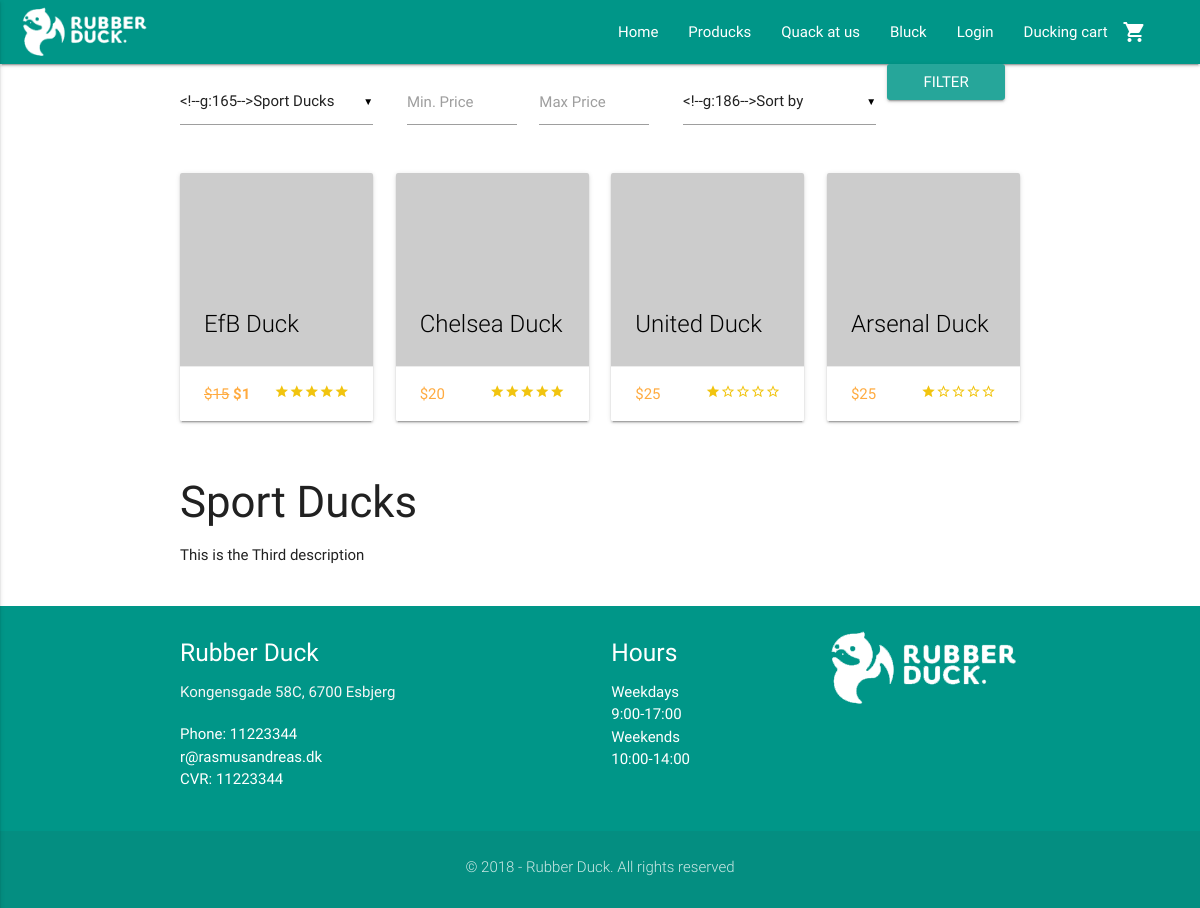
The app's page /view/products.php?cat=3 with its own data.
### tables this page shows
CREATE TABLE BasicPageInfo (
  CVR int NOT NULL PRIMARY KEY,
  LogoURL varchar(255) NOT NULL,
  ShopName varchar(255) NOT NULL,
  AboutUsText TEXT NULL,
  Email varchar(255) NULL,
  Phone int NULL,
  Street varchar(255) NULL,
  HouseNumber varchar(255) NULL,
  StripeToken varchar(255) NULL,
  ProductsSeoTitle varchar(255) NULL,
  ProductsMetaDescription varchar(255) NULL,
  BlogSeoTitle varchar(255) NULL,
  BlogMetaDescription varchar(255) NULL,
  ContactSeoTitle varchar(255) NULL,
  ContactMetaDescription varchar(255) NULL,
  HomeSeoTitle varchar(255) NULL,
  HomeMetaDescription varchar(255) NULL,
  ZipCode int(20) NOT NULL  
);

CREATE TABLE ProductImg (
  ItemNumber varchar(255) NOT NULL,
  ImgID int NOT NULL,
  IsPrimary boolean NULL,
  CONSTRAINT PK_DisplaysOnProduct PRIMARY KEY (ItemNumber, ImgID),
  FOREIGN KEY (ItemNumber) REFERENCES Product (ItemNumber),
  FOREIGN KEY (ImgID) REFERENCES ImgGallery (ImgID)
);

CREATE TABLE Product (
  ItemNumber varchar(255) NOT NULL PRIMARY KEY,
  ProductName varchar(255) NOT NULL,
  StockStatus int NOT NULL,
  ShortDescription varchar(255) NOT NULL,
  LongDescription TEXT NOT NULL,
  Price FLOAT(2) NOT NULL,
  OfferPrice FLOAT(2) NULL,
  SeoTitle varchar(255) NULL,
  MetaDescription varchar(255) NULL,
  ProductStatus boolean NOT NULL,
  CreationDate DATE NOT NULL,
  UserEmail varchar(255) NOT NULL,  
  ProductCategoryID int NOT NULL  
);

CREATE TABLE ProductCategory (
  ProductCategoryID int AUTO_INCREMENT NOT NULL PRIMARY KEY,
  CategoryName varchar(255) NOT NULL,
  Description TEXT NULL,
  SeoTitle varchar(255) NULL,
  MetaDescription varchar(255) NULL
);

CREATE TABLE ZipCode (
    ZipCode int(20) NOT NULL PRIMARY KEY,
    City varchar(255)
);

CREATE TABLE Hours (
  HoursID int AUTO_INCREMENT NOT NULL PRIMARY KEY,
  Open varchar(255) NOT NULL,
  Close varchar(255) NOT NULL,
  Day varchar(255) NULL
);

### model/contactDAO.php (called while the page is built, shortened)
<?php
    function getPageInfo() {
        try {
            $conn = DB::connect();
            $handle = $conn->prepare("SELECT BasicPageInfo.* , ZipCode.City FROM `BasicPageInfo` INNER JOIN ZipCode ON ZipCode.ZipCode = BasicPageInfo.ZipCode");
            $handle->execute();
            $result = $handle->fetchAll( \PDO::FETCH_ASSOC );
            return $result;
        }
        catch(\PDOException $ex) {
            return print($ex->getMessage());
        }
    }
    function getHours() {
        try {
            $conn = DB::connect();
            $handle = $conn->prepare("SELECT * FROM Hours");
            $handle->execute();
            $result = $handle->fetchAll( \PDO::FETCH_ASSOC );
            return $result;
        }
        catch(\PDOException $ex) {
            return print($ex->getMessage());
        }
    }

### includes/loginCustomer/session.php (called while the page is built, shortened)
<?php
	function logged_in() {
		return isset($_SESSION['CustomerEmail']);
	}
?>

### admin/class/Security.php (called while the page is built)
<?php
class Security {
  static function secureString($input) {
    $nohtml = filter_var($input, FILTER_SANITIZE_STRING);
    $trimmed = trim($nohtml);
    return $trimmed;
  }
}

### admin/class/Categories.php (called while the page is built, shortened)
<?php
Class Categories {
    function getProductCategoryDetails($categoryID) {
        try {
            $conn = DB::connect();
            $categoryID = Security::secureString($categoryID);
            $statement = "SELECT * FROM ProductCategory WHERE ProductCategoryID = :ProductCategoryID";
            $handle = $conn->prepare($statement);
            $handle->bindParam(":ProductCategoryID", $categoryID);
            $handle->execute();
            $result = $handle->fetchAll( \PDO::FETCH_ASSOC );
            return $result;
        }
        catch(\PDOException $ex) {
            print($ex->getMessage());
        }
    }
}

### includes/seo.php (called while the page is built, shortened)
<?php
  $settings = new Settings();
  $info = $settings->getBasicPageInfo();
        ?>
      <?php
  $basename = substr(strtolower(basename($_SERVER['PHP_SELF'])),0,strlen(basename($_SERVER['PHP_SELF']))-4);
  if($basename == "products" && !isset($_GET["item"]) && !isset($_GET["cat"]) || $basename == "products" && $_GET["cat"] == 0) {
    if(isset($info["ProductsSeoTitle"]) && !empty($info["ProductsSeoTitle"])) {
      echo "<title>" . $info["ProductsSeoTitle"] . "</title>";
    } else {
      echo "<title>" . ucfirst($basename) . " | " . $info["ShopName"] . "</title>";
    }
    ?>
      <title><?php echo ucfirst($basename); ?></title>
    <?php
    if(isset($info["ProductsMetaDescription"]) && !empty($info["ProductsMetaDescription"])) {
      echo "<meta name='description' content='" . $info["ProductsMetaDescription"] . "'>";
    }
  } elseif($basename == "products" && !isset($_GET["item"]) && isset($_GET["cat"]) && $_GET["cat"] != 0) {
    include("../admin/class/Categories.php");
    $categories = new Categories();
    $currentCat = $categories->getProductCategoryDetails($_GET["cat"]);
      ?>
      <?php
  }
        ?>

### view/products.php (the view, shortened to what this page needs)
<?php
require_once('../includes/header.php');
require_once('../model/productsDAO.php');
?>
<div class="container">
  <?php
  require_once('../includes/filter.php');
  ?>
  <div class="row">
    <?php
    $prodResult = getProducts($query);
    foreach ($prodResult as $row) {
      $itemNumber = $row["ItemNumber"];
    ?>
    <a href="product.php?item=<?php echo $itemNumber; ?>">
      <div class="col s12 m3">
        <div class="card">
          <div class="card-image">
            <img src="<?php if(isset($row["URL"])) { echo $row["URL"]; } else { echo "http://via.placeholder.com/440x440";}?>">
            <span class="card-title" style="color: #000000;"><?php echo $row["ProductName"]; ?></span>
          </div>
          <div class="card-action">
            <?php if ($row["OfferPrice"] != NULL && $row["OfferPrice"] != 0) {
                ?>
              <p class="price"><strike>$<?php echo $row["Price"]; ?></strike><b> $<?php echo $row["OfferPrice"]; ?></b></p>
              <?php
              } else {
              ?>
              <p class="price">$<?php echo $row["Price"]; ?></p>
              <?php
              }
              ?>
            <div class="stars right">
              <?php
                echo getReviewForProduct($itemNumber);
              ?>
            </div>
          </div>
        </div>
      </div>
    </a>
    <?php
  }
    ?>
  </div>
  <?php
  if(isset($catResult)) {
    foreach ($catResult as $row) {
  ?>
  <div class="row">
    <div class="col s12 m12">
      <h3><?php echo $row["CategoryName"]; ?></h3>
      <p><?php echo $row["Description"]; ?></p>
    </div>
  </div>
  <?php
    }
  }
  ?>
</div>
<?php require_once('../includes/footer.php'); ?>

### includes/header.php (shortened to what this page needs)
<?php
require_once("../admin/class/Security.php");
require_once("../includes/loginCustomer/session.php");
require_once("../model/contactDAO.php");
$pageInfo = getPageInfo();
?>
<!DOCTYPE html>
  <html>
    <html lang="en">
    <head>
      <?php require_once("../includes/seo.php"); ?>
      <link type="text/css" rel="stylesheet" href="../css/materialize.min.css"  media="screen,projection"/>
      <link type="text/css" rel="stylesheet" href="../css/custom/custom.css" />
    </head>
    <body>
      <nav class="teal">
        <div class="nav-wrapper">
            <?php if(isset($pageInfo[0]["LogoURL"]) && !empty($pageInfo[0]["LogoURL"])) : ?>
              <a href="../index.php" class="brand-logo"><img class="responsive-img" style="max-height: 64px!important; padding: 4px 0!important;" src="<?php echo $pageInfo[0]['LogoURL']; ?>"></a>
            <?php elseif(isset($pageInfo[0]["ShopName"]) && !empty($pageInfo[0]["ShopName"])) : ?>
              <a href="../index.php" class="brand-logo"><?php echo $pageInfo[0]["ShopName"]; ?></a>
            <?php else : ?>
              <a href="../index.php" class="brand-logo">Shopname</a>
            <?php endif; ?>
          <ul class="right hide-on-med-and-down">
            <li><a href="../index.php">Home</a></li>
            <li><a href="products.php">Producks</a></li>
            <li><a href="contact.php">Quack at us</a></li>
            <li><a href="blog.php">Bluck</a></li>
            <?php
              if (logged_in() == true) {
            ?>
            <li><a class="dropdown-button" href="" data-activates="dropdown1"><?php echo $_SESSION["FirstName"]; ?><i class="material-icons right">arrow_drop_down</i></a></li>
            <?php
              } else {
            ?>
            <li><a href="login.php">Login</a></li>
            <?php
              }
            ?>
            <li><a href="cart.php">Ducking cart<i class="material-icons right">shopping_cart</i></a></li>
            <?php
              if(isset($_SESSION["cart"])) {
                $amountInCart = count($_SESSION["cart"]);
                if ($amountInCart > 0) {
                ?>
                  <li class="cartamount"><a class="cartamount"><?php echo $amountInCart; ?></a></li>
                <?php
                } else {
                  ?>
                    <li class="cartamount"><a class="cartamount" style="color: transparent;">0</a></li>
                  <?php
                }
              } else {
                ?>
                  <li class="cartamount"><a class="cartamount" style="color: transparent;">0</a></li>
                <?php
              }
            ?>
          </ul>
        </div>
      </nav>

### model/productsDAO.php (shortened to what this page needs)
<?php
if (isset($_GET["cat"])) {
  if ($_GET["cat"] != "0") {
    $cat = $_GET["cat"];
    try {
      $conn = DB::connect();
      $handle = $conn->prepare("SELECT * FROM `ProductCategory` WHERE `ProductCategoryID` = $cat");
      $handle->execute();
      $catResult = $handle->fetchAll( \PDO::FETCH_ASSOC);
    } catch(\PDOException $ex) {
        print($ex->getMessage());
    }
  }
}
function getProducts($query) {
  try {
    $conn = DB::connect();
    $handle = $conn->prepare($query);
    $handle->execute();
    $result = $handle->fetchAll( \PDO::FETCH_ASSOC);
    return $result;
  } catch(\PDOException $ex) {
      print($ex->getMessage());
  }
}
function getReviewForProduct($itemNumber) {
    try {
         $conn = DB::connect();
         $secItem = Security::secureString($itemNumber);
         $ratingResult = "SELECT `Rating` FROM `Review` WHERE ItemNumber = :ItemNumber";
         $handle = $conn->prepare($ratingResult);
         $handle->bindParam("ItemNumber",$secItem);
         $handle->execute();
         $ratings = $handle->fetchAll( \PDO::FETCH_ASSOC );
         $rated = 0;
         $divide = count($ratings);
         foreach ($ratings as $ratingrow) {
             $rating = $ratingrow["Rating"];
             $rated = $rated + $rating;
         }
         if ($divide > 0) {
             $rated = $rated / $divide;
             $rated = round($rated);
             $i = 1;
             $ratedRemaining = 5 - $rated;
             $i2 = 1;
             while ($i <= $rated) {
                 echo "<i class='material-icons tiny rated'>star</i>";
                 $i++;
             }
             while($i2 <= $ratedRemaining) {
                 echo "<i class='material-icons tiny rated'>star_border</i>";
                 $i2++;
             }
         } else {
             $i3 = 1;
             while($i3 <= 5) {
                 echo "<i class='material-icons tiny rated'>star_border</i>";
                 $i3++;
             }
         }
     } catch(\PDOException $ex) {
         print($ex->getMessage());
     }
}
?>

### includes/footer.php (shortened to what this page needs)
<?php require_once ('../model/contactDAO.php');
$pageInfo = getPageInfo();
$hours = getHours();
?>
<footer class="page-footer teal">
      <div class="container">
        <div class="row">
          <div class="col s12 m4">
            <h5 class="white-text"><?php echo $pageInfo[0]["ShopName"];?> </h5>
            <p class="grey-text text-lighten-4">
                <?php echo $pageInfo[0]["Street"] . " " . $pageInfo[0]["HouseNumber"] . ", " . $pageInfo[0]["ZipCode"] . " " . $pageInfo[0]["City"]; ?>
            </p>
              <p>
                Phone: <?php echo $pageInfo[0]["Phone"] ?>
                <br>
                <?php echo $pageInfo[0]["Email"] ?>
                <br>
                CVR: <?php echo $pageInfo[0]["CVR"] ?></p>
          </div>
          <div class="col s12 m3 offset-m2">
            <h5 class="white-text">Hours</h5>
            <ul>
              <?php
              foreach ($hours as $row) {
              ?>
              <li><?php echo $row["Day"] . "<br>" . $row["Open"] . "-" . $row["Close"]; ?></li>
              <?php
              }
              ?>
            </ul>
          </div>
          <div class="col s12 m3">
            <img class="responsive-img" src="<?php echo $pageInfo[0]["LogoURL"]; ?>">
          </div>
        </div>
      </div>
      <div class="footer-copyright">
        <div class="container">
          <p class="center">&copy; <?php echo date("Y");?> - <?php echo $pageInfo[0]["ShopName"]; ?>. All rights reserved</p>
        </div>
      </div>
    </footer>
  </body>
</html>

### css/custom/custom.css (style rules this page uses)
body { position: relative; }
p { margin-bottom: 20px; }
nav .brand-logo { display: inline-block; padding-left: 20px; }
.brand-logo { display: block; margin-right: 20px; }
footer { margin: 0; }
.rated { color: #f1c40f; }
.price { color: #ffab40; -webkit-transition: color .3s ease; transition: color .3s ease; text-transform: uppercase; margin: 0 0 0 0; display: inline; }

### records on screen
basicpageinfo: LogoURL (picture), ShopName "Rubber Duck", Street "Kongensgade", HouseNumber "58C", ZipCode "6700", ZipCode.City "Esbjerg", Phone "11223344", Email "r@rasmusandreas.dk", CVR "11223344"
productimg: ItemNumber.ProductName "EfB Duck", ItemNumber.Price "15", ItemNumber.OfferPrice "1"
productimg: ItemNumber.ProductName "Chelsea Duck", ItemNumber.Price "20"
productimg: ItemNumber.ProductName "United Duck", ItemNumber.Price "25"
productimg: ItemNumber.ProductName "Arsenal Duck", ItemNumber.Price "25"
productcategory: CategoryName "Sport Ducks", Description "This is the Third description"
hours: Day "Weekdays", Open "9:00", Close "17:00"
hours: Day "Weekends", Open "10:00", Close "14:00"
